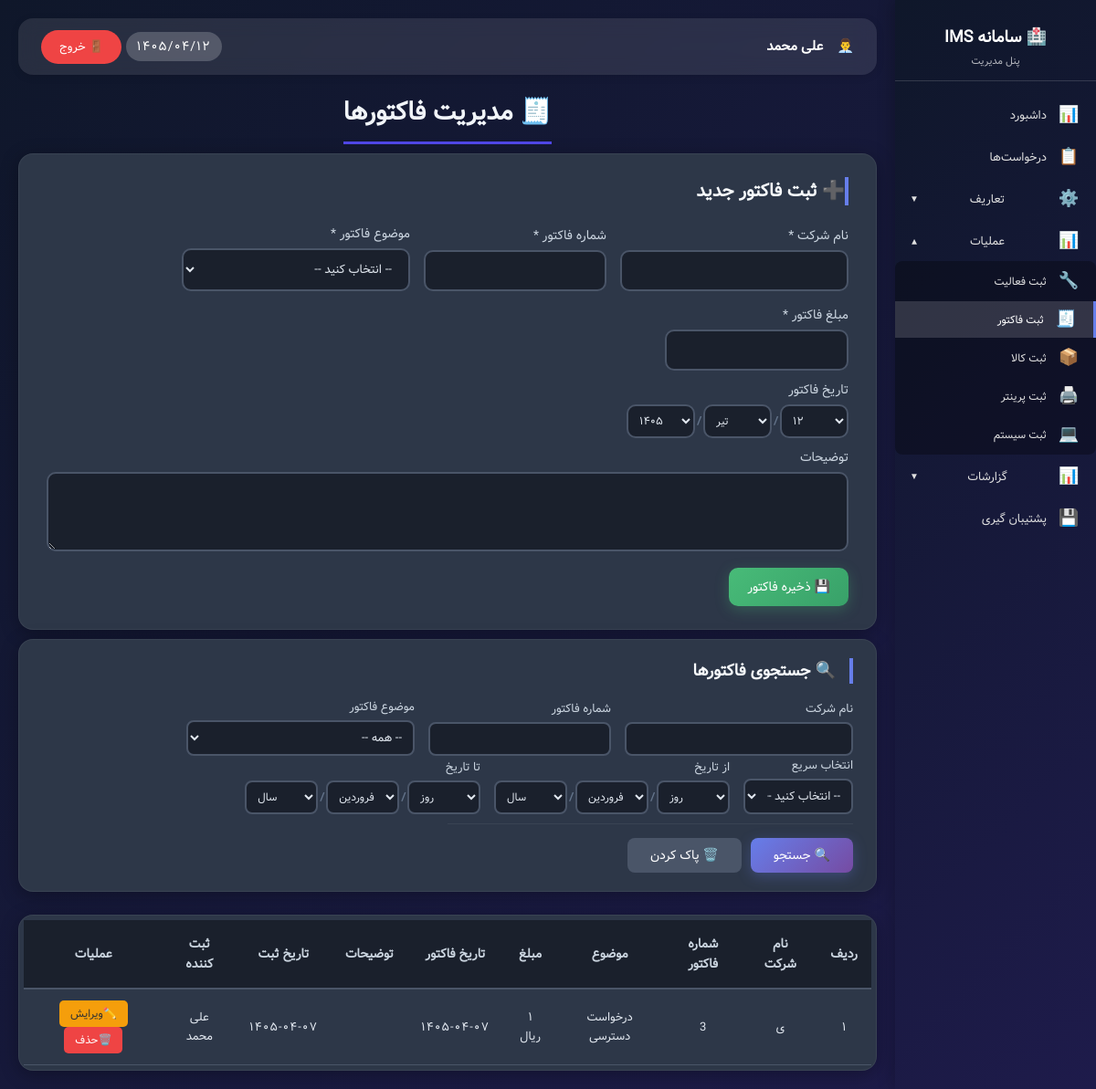
The app's page /admin_invoices.php (signed in) with its own data.
### tables this page shows
CREATE TABLE `invoices` (
  `id` int NOT NULL AUTO_INCREMENT,
  `company_name` varchar(255) NOT NULL,
  `invoice_number` varchar(100) NOT NULL,
  `subject` varchar(255) DEFAULT NULL,
  `amount` bigint DEFAULT NULL,
  `invoice_date` date DEFAULT NULL,
  `description` text,
  `created_at` date NOT NULL,
  `created_by` int DEFAULT NULL,
  PRIMARY KEY (`id`)
);

CREATE TABLE `users` (
  `id` int NOT NULL AUTO_INCREMENT,
  `username` varchar(50) NOT NULL,
  `password` varchar(255) NOT NULL,
  `fullname` varchar(100) NOT NULL,
  `role` enum('admin','user') DEFAULT 'user',
  `created_at` varchar(50) DEFAULT NULL,
  PRIMARY KEY (`id`),
  UNIQUE KEY `username` (`username`)
);

### assets/jdf.php (called while the page is built, shortened)
<?php
function gregorian_to_jalali($g_y, $g_m, $g_d)
{
    $g_days_in_month = array(31, 28, 31, 30, 31, 30, 31, 31, 30, 31, 30, 31);
    $j_days_in_month = array(31, 31, 31, 31, 31, 31, 30, 30, 30, 30, 30, 29);
    $gy = $g_y - 1600;
    $gm = $g_m - 1;
    $gd = $g_d - 1;
    $g_day_no = 365 * $gy + floor(($gy + 3) / 4) - floor(($gy + 99) / 100) + floor(($gy + 399) / 400);
    for ($i = 0; $i < $gm; ++$i)
        $g_day_no += $g_days_in_month[$i];
    $g_day_no += $gd;
    $j_day_no = $g_day_no - 79;
    $j_np = floor($j_day_no / 12053);
    $j_day_no %= 12053;
    $jy = 979 + 33 * $j_np + 4 * floor($j_day_no / 1461);
    $j_day_no %= 1461;
    if ($j_day_no >= 366) {
        $jy += floor(($j_day_no - 1) / 365);
        $j_day_no = ($j_day_no - 1) % 365;
    }
    for ($i = 0; $i < 11 && $j_day_no >= $j_days_in_month[$i]; ++$i)
        $j_day_no -= $j_days_in_month[$i];
    $jm = $i + 1;
    $jd = $j_day_no + 1;
    return array($jy, $jm, $jd);
}
function jdate($format, $timestamp = null)
{
    if ($timestamp === null) {
        $timestamp = time();
    }
    $gregorian_year = date("Y", $timestamp);
    $gregorian_month = date("m", $timestamp);
    $gregorian_day = date("d", $timestamp);
    list($jalali_year, $jalali_month, $jalali_day) = gregorian_to_jalali($gregorian_year, $gregorian_month, $gregorian_day);
    $output = '';
    $length = strlen($format);
    for ($i = 0; $i < $length; $i++) {
        $char = $format[$i];
        switch ($char) {
            case 'Y': $output .= $jalali_year; break;
            case 'm': $output .= sprintf("%02d", $jalali_month); break;
            case 'd': $output .= sprintf("%02d", $jalali_day); break;
            default: $output .= $char;
        }
    }
    return $output;
}
function now()
{
    return jdate('Y/m/d');
}
function fa_number($number) {
    $persian = ['۰', '۱', '۲', '۳', '۴', '۵', '۶', '۷', '۸', '۹'];
    $english = ['0', '1', '2', '3', '4', '5', '6', '7', '8', '9'];
    return str_replace($english, $persian, $number);
}
?>

### functions.php (called while the page is built, shortened)
<?php
function hasPermission($permission_key) {
    if (isset($_SESSION['user_id']) && $_SESSION['user_id'] == 1) {
        return true;
    }
    return true;
}
function canEditInvoices() { return hasPermission('invoices_edit'); }
function canDeleteInvoices() { return hasPermission('invoices_delete'); }
?>

### admin_invoices.php (the view, shortened to what this page needs)
<?php
require_once 'config/config.php';
require_once 'assets/jdf.php';
require_once 'functions.php';
$db = getDB();
$where = [];
$params = [];
$whereClause = empty($where) ? '' : 'WHERE ' . implode(' AND ', $where);
$invoices = $db->prepare("
    SELECT i.*, u.fullname as creator_name
    FROM invoices i
    LEFT JOIN users u ON i.created_by = u.id
    $whereClause
    ORDER BY i.id DESC
");
$invoices->execute($params);
$invoices = $invoices->fetchAll();
foreach ($invoices as $key => $invoice) {
    if (!empty($invoice['invoice_date']) && $invoice['invoice_date'] != '0000-00-00') {
        $parts = explode('-', $invoice['invoice_date']);
        if (count($parts) == 3) {
            list($jy, $jm, $jd) = gregorian_to_jalali($parts[0], $parts[1], $parts[2]);
            $invoices[$key]['invoice_date_jalali'] = sprintf("%04d-%02d-%02d", $jy, $jm, $jd);
            $invoices[$key]['invoice_date_year'] = $jy;
            $invoices[$key]['invoice_date_month'] = $jm;
            $invoices[$key]['invoice_date_day'] = $jd;
        }
    } else {
        $invoices[$key]['invoice_date_jalali'] = '-';
    }
}
?>
<!DOCTYPE html>
<html lang="fa" dir="rtl">
<head>
</head>
<body>
<div class="admin-wrapper">
    <?php include 'sidebar.php'; ?>
    <div class="main-content">
        <div class="main-header">
            <div class="user-info">
                <span>👨‍💼</span>
                <span class="user-name"><?php echo htmlspecialchars($_SESSION['fullname']); ?></span>
            </div>
            <div>
                <span class="clock-display" id="liveClock"><?php echo fa_number(now()); ?></span>
                <a href="logout.php" class="logout-btn-sidebar">🚪 خروج</a>
            </div>
        </div>
        <div class="main-title">
            <h1>🧾 مدیریت فاکتورها</h1>
        </div>
        <?php if (canEditInvoices()): ?>
            <div class="add-card">
                <h2>➕ ثبت فاکتور جدید</h2>
                <form method="post" class="invoices-form">
                    <div class="form-row">
                        <div class="company_name">
                            <label>نام شرکت *</label>
                            <input type="text" name="company_name" required>
                        </div>
                        <div class="invoice_number">
                            <label>شماره فاکتور *</label>
                            <input type="text" name="invoice_number" required>
                        </div>
                        <div class="subject">
                            <label>موضوع فاکتور *</label>
                            <select name="subject" required>
                                <option value="">-- انتخاب کنید --</option>
                            </select>
                        </div>
                        <div class="amount">
                            <label>مبلغ فاکتور *</label>
                            <input type="text" id="amount" name="amount" step="0.01" required>
                        </div>
                    </div>
                    <div class="form-row">
                        <div class="form-group">
                            <label>تاریخ فاکتور</label>
                            <div id="invoice_date_container"></div>
                        </div>
                    </div>
                    <div class="form-row">
                        <div class="form-group">
                        <label>توضیحات</label>
                        <textarea name="description" rows="3"></textarea>
                        </div>
                    </div>
                    <div class="form-group">
                        <button type="submit" name="add_invoice" class="btn-add">💾 ذخیره فاکتور</button>
                    </div>
                </form>
            </div>
        <?php endif; ?>
        <div class="search-card">
            <h2>🔍 جستجوی فاکتورها</h2>
            <div class="search-form">
                <div class="search-row">
                    <div class="company_name">
                        <label>نام شرکت</label>
                        <input type="text" id="search_company_name" value="<?php echo htmlspecialchars($_GET['company_name'] ?? ''); ?>">
                    </div>
                    <div class="invoice_number">
                        <label>شماره فاکتور</label>
                        <input type="text" id="search_invoice_number" value="<?php echo htmlspecialchars($_GET['invoice_number'] ?? ''); ?>">
                    </div>
                    <div class="subject">
                        <label>موضوع فاکتور</label>
                        <select id="search_subject" class="search-subject-select">
                            <option value="">-- همه --</option>
                        </select>
                    </div>
                </div>
                <div class="search-row">
                    <div class="date-group">
                        <label>انتخاب سریع</label>
                        <select id="quick_date_select">
                            <option value="">-- انتخاب کنید --</option>
                        </select>
                    </div>
                    <div class="search-group">
                        <label>از تاریخ </label>
                        <div id="search_date_from_container"></div>
                        <input type="hidden" id="search_date_from" value="<?php echo htmlspecialchars($_GET['date_from'] ?? ''); ?>">
                    </div>
                    <div class="search-group">
                        <label>تا تاریخ </label>
                        <div id="search_date_to_container"></div>
                        <input type="hidden" id="search_date_to" value="<?php echo htmlspecialchars($_GET['date_to'] ?? ''); ?>">
                    </div>
                    </div>
                <div class="search-row">
                    <div class="search-group search-actions">
                        <button type="button" id="search_btn" class="btn-search">🔍 جستجو</button>
                        <button type="button" id="reset_btn" class="btn-reset-search">🗑️ پاک کردن</button>
                    </div>
                </div>
            </div>
        </div>
        <div class="invoices-table data-table">
            <table>
                <thead>
                <tr>
                    <th>ردیف</th>
                    <th>نام شرکت</th>
                    <th>شماره فاکتور</th>
                    <th>موضوع</th>
                    <th>مبلغ</th>
                    <th>تاریخ فاکتور</th>
                    <th>توضیحات</th>
                    <th>تاریخ ثبت</th>
                    <th>ثبت کننده</th>
                    <th>عملیات</th>
                </tr>
                </thead>
                <tbody>
                <?php if (empty($invoices)): ?>
                    <tr><td colspan="10" style="text-align: center; padding: 40px;">🧾 هیچ فاکتوری ثبت نشده است</td></tr>
                <?php else: ?>
                    <?php $row_num = 1; foreach ($invoices as $invoice): ?>
                        <tr id="invoice_<?php echo $invoice['id']; ?>">
                            <td><?php echo fa_number($row_num); ?></td>
                            <td><?php echo htmlspecialchars($invoice['company_name']); ?></td>
                            <td><?php echo htmlspecialchars($invoice['invoice_number']); ?></td>
                            <td><?php echo htmlspecialchars($invoice['subject'] ?? '-'); ?></td>
                            <td><?php echo fa_number(number_format($invoice['amount'], 0)) . ' ریال'; ?></td>
                            <td class="date"><?php echo fa_number($invoice['invoice_date_jalali'] ?? $invoice['invoice_date'] ?? '-'); ?></td>
                            <td class="description-cell"><?php echo nl2br(htmlspecialchars($invoice['description'] ?? '-')); ?></td>
                            <td class="date"><?php echo fa_number(htmlspecialchars($invoice['created_at'])); ?></td>
                            <td><?php echo htmlspecialchars($invoice['creator_name'] ?? '-'); ?></td>
                            <td class="action-buttons">
                                <?php if (canEditInvoices()): ?>
                                    <button class="edit-btn" onclick='openEditModal(<?php echo json_encode($invoice); ?>)'>✏️ویرایش</button>
                                <?php endif; ?>
                                <?php if (canDeleteInvoices()): ?>
                                    <button class="delete-btn" onclick="confirmDelete(<?php echo $invoice['id']; ?>, '<?php echo htmlspecialchars($invoice['company_name']); ?>')">🗑️حذف</button>
                                <?php endif; ?>
                            </td>
                        </tr>
                        <?php $row_num++; ?>
                    <?php endforeach; ?>
                <?php endif; ?>
                </tbody>
            </table>
        </div>
    </div>
</div>
</body>
</html>

### assets/styles/sidebar.css (style rules this page uses)
.admin-wrapper { display: flex; min-height: 100vh; }
.main-content { flex: 1; margin-right: 220px; padding: 20px; background: transparent; }
.user-info { display: flex; align-items: center; gap: 15px; color: white; }
.user-name { font-weight: bold; color: white; }

### assets/styles/admin-invoices.css (style rules this page uses)
.description-cell { max-width: 200px; word-wrap: break-word; }
.form-group { flex: 0 0 auto; }
.btn-add { color: white; border: none; padding: 10px 25px; border-radius: 8px; cursor: pointer; }
.company_name { width: 250px; }
.invoice_number { width: 200px; }
.subject { width: 250px; }
.date-group { width: 120px; }
.search-actions { flex: 0.5; min-width: 180px; display: flex; gap: 10px; align-items: flex-end; }
.search-actions { display: flex; gap: 10px; align-items: flex-end; }

### records on screen
invoices: row_num "۱", company_name "ی", invoice_number "3", subject "درخواست دسترسی", amount "۱", created_at "۱۴۰۵-۰۴-۰۷", users.fullname "علی محمد"

### other values on screen
$_SESSION['fullname'] "علی محمد"
